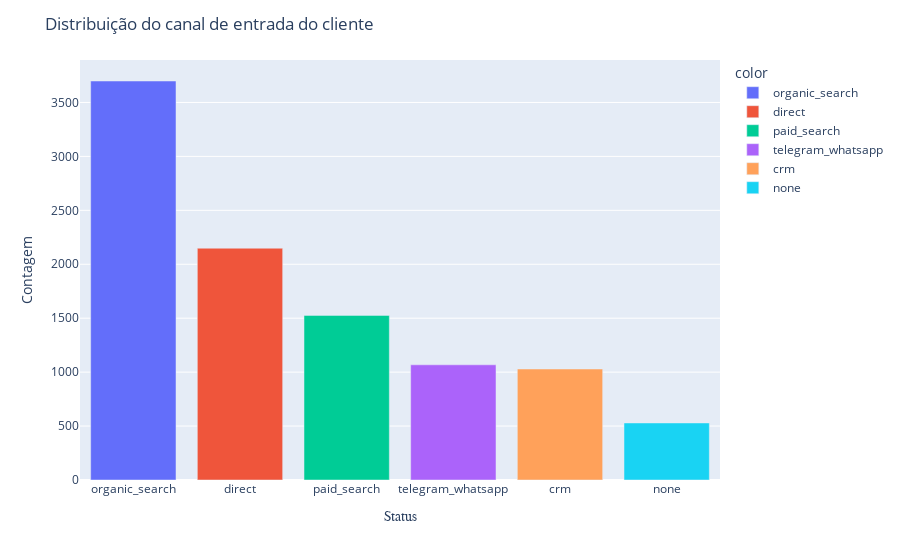

Notebook cell for this chart:
### Code cell
marketing_source_count = df['marketing_source'].value_counts()
marketing_source_count

# Crie um gráfico de barras
fig = px.bar(x=marketing_source_count.index, y=marketing_source_count, color=marketing_source_count.index)

# Ajuste o layout do gráfico
fig.update_layout(
    title="Distribuição do canal de entrada do cliente",
    xaxis_title="Status",
    yaxis_title="Contagem",
    # Ative a visibilidade dos números do eixo Y
    yaxis=dict(showticklabels=True),
)
fig.update_xaxes(title_font_family="Arial")
# Mostre o gráfico
fig.show()

### Figure 1 — Plotly figure (JSON) as saved in the notebook; plotly's stock layout.template omitted (floating-point values rounded to 4 significant figures)
{"data": [{"alignmentgroup": "True", "hovertemplate": "color=organic_search<br>x=%{x}<br>y=%{y}<extra></extra>", "legendgroup": "organic_search", "marker": {"color": "#636efa", "pattern": {"shape": ""}}, "name": "organic_search", "offsetgroup": "organic_search", "orientation": "v", "showlegend": true, "textposition": "auto", "type": "bar", "x": ["organic_search"], "xaxis": "x", "y": [3699], "yaxis": "y"}, {"alignmentgroup": "True", "hovertemplate": "color=direct<br>x=%{x}<br>y=%{y}<extra></extra>", "legendgroup": "direct", "marker": {"color": "#EF553B", "pattern": {"shape": ""}}, "name": "direct", "offsetgroup": "direct", "orientation": "v", "showlegend": true, "textposition": "auto", "type": "bar", "x": ["direct"], "xaxis": "x", "y": [2149], "yaxis": "y"}, {"alignmentgroup": "True", "hovertemplate": "color=paid_search<br>x=%{x}<br>y=%{y}<extra></extra>", "legendgroup": "paid_search", "marker": {"color": "#00cc96", "pattern": {"shape": ""}}, "name": "paid_search", "offsetgroup": "paid_search", "orientation": "v", "showlegend": true, "textposition": "auto", "type": "bar", "x": ["paid_search"], "xaxis": "x", "y": [1526], "yaxis": "y"}, {"alignmentgroup": "True", "hovertemplate": "color=telegram_whatsapp<br>x=%{x}<br>y=%{y}<extra></extra>", "legendgroup": "telegram_whatsapp", "marker": {"color": "#ab63fa", "pattern": {"shape": ""}}, "name": "telegram_whatsapp", "offsetgroup": "telegram_whatsapp", "orientation": "v", "showlegend": true, "textposition": "auto", "type": "bar", "x": ["telegram_whatsapp"], "xaxis": "x", "y": [1068], "yaxis": "y"}, {"alignmentgroup": "True", "hovertemplate": "color=crm<br>x=%{x}<br>y=%{y}<extra></extra>", "legendgroup": "crm", "marker": {"color": "#FFA15A", "pattern": {"shape": ""}}, "name": "crm", "offsetgroup": "crm", "orientation": "v", "showlegend": true, "textposition": "auto", "type": "bar", "x": ["crm"], "xaxis": "x", "y": [1029], "yaxis": "y"}, {"alignmentgroup": "True", "hovertemplate": "color=none<br>x=%{x}<br>y=%{y}<extra></extra>", "legendgroup": "none", "marker": {"color": "#19d3f3", "pattern": {"shape": ""}}, "name": "none", "offsetgroup": "none", "orientation": "v", "showlegend": true, "textposition": "auto", "type": "bar", "x": ["none"], "xaxis": "x", "y": [529], "yaxis": "y"}], "layout": {"barmode": "relative", "legend": {"title": {"text": "color"}, "tracegroupgap": 0}, "margin": {"t": 60}, "title": {"text": "Distribuição do canal de entrada do cliente"}, "xaxis": {"anchor": "y", "domain": [0, 1], "title": {"font": {"family": "Arial"}, "text": "Status"}}, "yaxis": {"anchor": "x", "domain": [0, 1], "showticklabels": true, "title": {"text": "Contagem"}}}}
